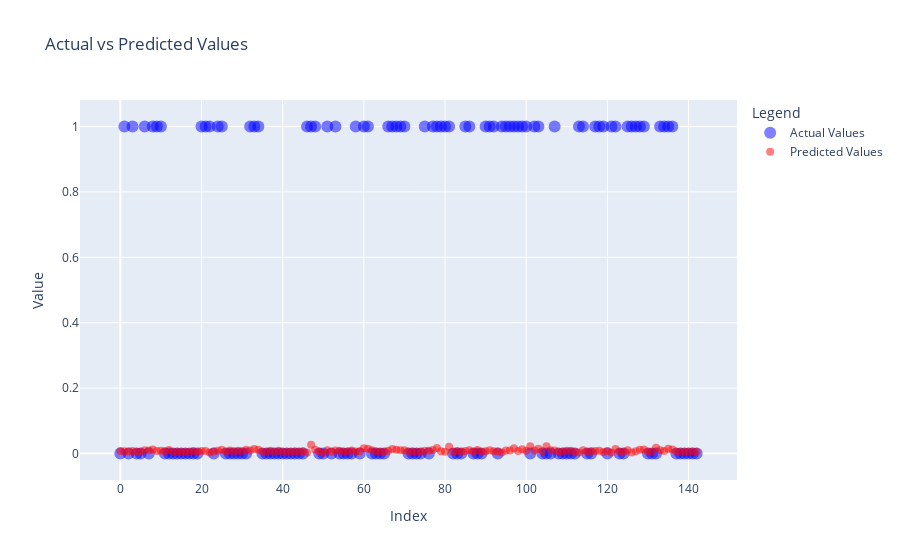

Here is the notebook cell this chart was saved with:
### Markdown cell above
# Conclusion
Since my own implementation seems to not have all the bells and whistles sklearns LogisticalRegession has, it is only
fair to say that it would be best to take the sklearn created model for predicting values.

Nonetheless it was very interesting implementing it only with numpy

### Code cell
# 15 - Correctly / Acutal Value Visualization

# Create the Plotly scatter plot
fig = go.Figure()

# Scatter plot for actual values
fig.add_trace(go.Scatter(
    x= np.arange(len(y_test)),
    y=y_test,
    mode='markers',
    name='Actual Values',
    marker=dict(color='blue', opacity=0.5, size=12),
    hovertemplate='Index: %{x}<br>Actual: %{y}<extra></extra>',
    hoverinfo='text'
))

# Scatter plot for predicted values
fig.add_trace(go.Scatter(
    x=np.arange(len(y_pred)),
    y=y_pred,
    mode='markers',
    name='Predicted Values',
    marker=dict(color='red', opacity=0.5, size=8),
    hovertemplate='Index: %{x}<br>Predicted: %{y}<extra></extra>',
    hoverinfo='text'
))

# Add labels and title
fig.update_layout(
    title='Actual vs Predicted Values',
    xaxis_title='Index',
    yaxis_title='Value',
    legend_title='Legend',

)

# Show the plot
fig.show()

### Figure 1 — Plotly figure (JSON) as saved in the notebook; plotly's stock layout.template omitted (floating-point values rounded to 4 significant figures; data arrays with more than 128 entries replaced by an {"elided": "..."} marker saying what was removed)
{"data": [{"hoverinfo": "text", "hovertemplate": "Index: %{x}<br>Actual: %{y}<extra></extra>", "marker": {"color": "blue", "opacity": 0.5, "size": 12}, "mode": "markers", "name": "Actual Values", "type": "scatter", "x": {"elided": "143 int values"}, "y": {"elided": "143 int values"}}, {"hoverinfo": "text", "hovertemplate": "Index: %{x}<br>Predicted: %{y}<extra></extra>", "marker": {"color": "red", "opacity": 0.5, "size": 8}, "mode": "markers", "name": "Predicted Values", "type": "scatter", "x": {"elided": "143 int values"}, "y": {"elided": "143 float values"}}], "layout": {"legend": {"title": {"text": "Legend"}}, "title": {"text": "Actual vs Predicted Values"}, "xaxis": {"title": {"text": "Index"}}, "yaxis": {"title": {"text": "Value"}}}}
